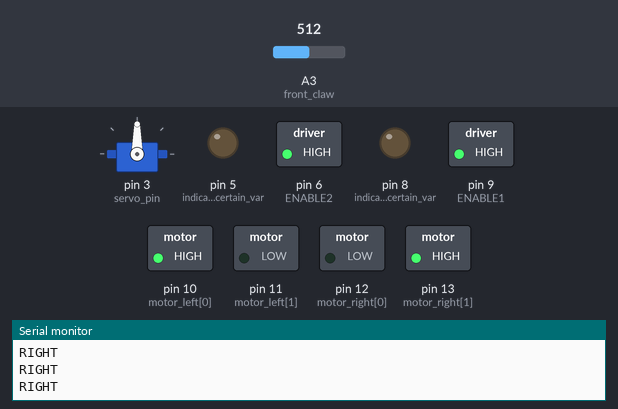
Recording of a sketch running on a simulated Arduino Uno, built with avr-gcc and run on an emulated ATmega328P. Shown: servo, switched loads named in the sketch (green lamp = pin HIGH), output pins drawn as LEDs (lit = HIGH), the last lines printed to the serial monitor. Inputs (shaded band) come from the test bench; at power-on: A3 (front_claw) = 512.

Above: at 1.2 s.
1.3 s: A3 (front_claw) set to 991
4.3 s: A3 (front_claw) set to 1017
5.8 s: A3 (front_claw) set to 962
8.8 s: A3 (front_claw) set to 939
At 10.0 s:
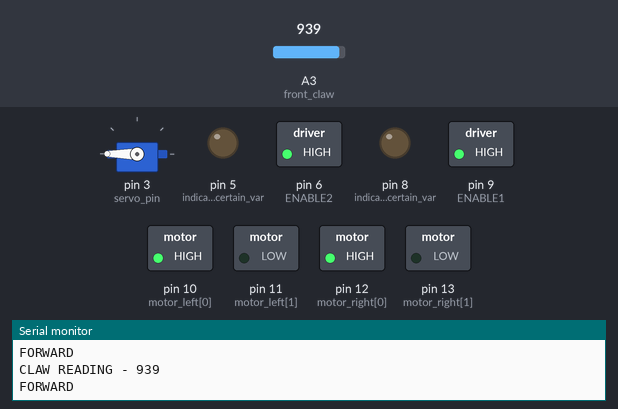
10.3 s: A3 (front_claw) set to 713
13.3 s: A3 (front_claw) set to 685
At 14.3 s:
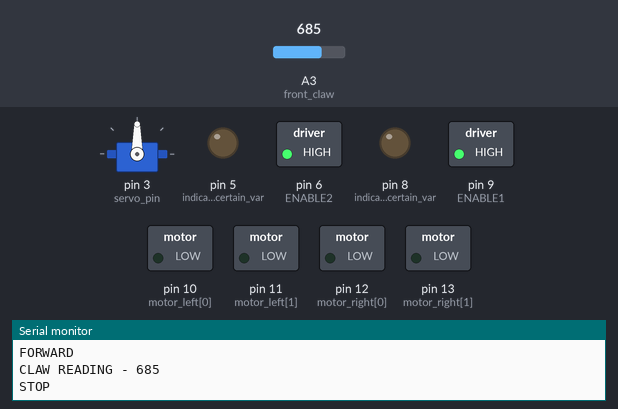
Timing chart, 0 to 15.8 s (numbered marks = the images above; inputs shaded):
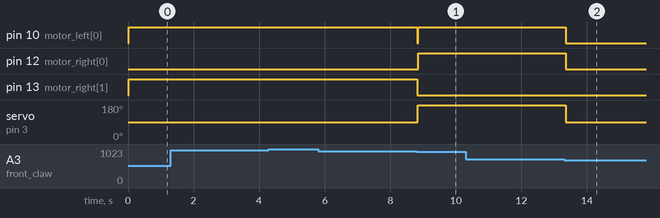

The sketch:

line_counting.ino
```cpp
#include <Servo.h>

// servo stuff
int total = 0;
Servo myServo;  // create a servo object
int servo_pin = 3;


int motor_right[] = {12,  13};
int motor_left[] = {10, 11};
int ENABLE1 = 9;
int ENABLE2 = 6;
int reverse;
// analog read pins of the line readers
int left = A0;
int right = A1;

// line following sensors
int left_middle = A0;
int middle = A1;
int right_middle = A2;

// front sensor
int front_claw = A3;

// driving states
String state="";
String prev_state="";

// timing for line counting
long previousMillis = 0;
int onTime = 250;

// index along path
int index = 0;

//int target[] = {3,1};

// LINE COUNTING
int path[] = {1}; // SET THIS TO DESIRED NUMBER OF STRAIGHT LINES WANTED along each path
                  // this needs to be determined dynamically with simple coordinates in
                  // the future
int lines_so_far= 0;
int total_paths = 1;

// TURNING
// direction of bot
// 1: East (+x direction)
// 2: South (+y direction)
// 3: West (-x direction)
// 4: North (-y direction)
int dire = 1;

// target direction (testing for now)
int directions[]= {1}; // 2 = SOUTH -> need to direction associated with each path.


// control variables
boolean ENABLE_COUNT = true;
boolean DONE = false;
boolean REFRACT = false;
boolean LEFT = false;

// read state
int line_read[] = {LOW, LOW}; // 0 is left, 1 is right
void setup()
{
   Serial.begin(9600);
myServo.attach(servo_pin);
  myServo.write(90); // close it first

  // Setup motors
  int i;
  for(i = 0; i < 2; i++){
    pinMode(motor_left[i], OUTPUT);
    pinMode(motor_right[i], OUTPUT);
  }
  pinMode(ENABLE1, OUTPUT);
  pinMode(ENABLE2, OUTPUT);
   analogWrite(ENABLE1, 255);//half motor speed
  analogWrite(ENABLE2, 255);//half motor speed
  reverse = 0;
  pinMode(5, OUTPUT); // indicator for certain variables
    pinMode(8, OUTPUT); // indicator for certain variables


    //determine_path();


}

//void determine_path(){
//    path[0] = target[0];
//  path[1] = target[1];
//    if(path[0] >= 0)
//  {
//     directions[0] = 1;
//  }
//  else
//  {
//     directions[0] = 3;
//  }
//
//  if(path[1] >= 0)
//  {
//     directions[1] = 2;
//  }
//  else
//  {
//    directions[2]= 4;
//  }
//}

void loop()
{
drive();
}

int check_rotate(){
  // get difference to determine orientation required
  int dif = directions[index] - dire;
//  Serial.println(dif);

  switch(dif){
    case 0:
      break;
    case -3:
      turn(false);
      break;
    case -2:
      turn(false);
      break;
    case -1:
      turn(true);
      break;
    case 1:
      turn(false);
      break;
    case 2:
      turn(false);
      break;
    case 3:
      turn(true);
      break;
  }
  return dif; // if 0, then direction is good and can proceed with motion
}

void turn(boolean dir){
  int left_m =  read_line(left_middle);
  int mid =  read_line(middle);
  int right_m =  read_line(right_middle);
  int first_time = 0;
  int wait = 250;
  boolean reversing = true, turning = true;
  read_lines(left, right);

  analogWrite(ENABLE1, 255);
    analogWrite(ENABLE2, 255);

 first_time = millis();
 while(millis() - first_time <= wait)
 {
    state = "FORWARD";
   choose_drive();
 }
 first_time = millis();
 while(millis() - first_time <=wait*2)
 {
   if(dir)
    {
       state = "LEFT";
    }
    else
    {
       state = "RIGHT";
    }
    choose_drive();
    Serial.println("AUTO TURN");
 }
 mid = read_line(middle);
 while(!(mid||left_m||right_m)){
    if(dir)
    {
       state = "LEFT";
    }
    else
    {
       state = "RIGHT";
    }
    choose_drive();
      left_m =  read_line(left_middle);
  mid =  read_line(middle);
  right_m =  read_line(right_middle);
    Serial.println("ALIGN with middle - " + mid);
  }

  state = "STOP";
  choose_drive();
  if(dir)
  {
    if(dire == 1)
    {
       dire = 4;
    }
    else{
      dire -=1;
    }
  }
  else
  {
    if(dire == 4)
    {
       dire = 1;
    }
    else{
       dire += 1;
    }
  }

  // turn successful
  left_m =  read_line(left_middle);
  mid =  read_line(middle);
  right_m =  read_line(right_middle);
  Serial.println("LEFT - " + String(left_m) + ", MID - " + String(mid) + ", RIGHT - " + String(right_m));
  ENABLE_COUNT = false;
  analogWrite(ENABLE1,125);

  analogWrite(ENABLE2,125);
}

int align(boolean reversing)
{
    // ensure the alignment with the front line is correct
    int left_m = read_line(left_middle);
    int mid = read_line(middle);
    int right_m = read_line(right_middle);
    Serial.print(" ALIGNING: ( " + String(left_m) + ", " + String(mid) + ", " + String(right_m) + ") - ");
    reverse = false;
    if(!left_m && !right_m) // black is true, white is false
    {
        Serial.print(" Middle is triggered - ");
        ENABLE_COUNT = true;
        reverse = reversing;
        state = "FORWARD";
        REFRACT = false;
        return 0;
    }
    else if ((mid && left_m || mid && right_m || left_m && right_m) && ENABLE_COUNT)
    {
       Serial.print("Line crossing - count down");
       ENABLE_COUNT = false;
       state = "FORWARD";
       REFRACT=false;
       return 1;
    }
    else if(!REFRACT)
    {
        if(!right_m && left_m) // right of line
        {
          Serial.print(" -  RIGHT OF LINE - ");
          LEFT = false;
          state = "LEFT";
          REFRACT = true;
        }
        else if(!left_m && right_m) // left of line
        {
          Serial.print(" -  LEFT OF LINE - ");
          LEFT = true;
          REFRACT = true;
           state = "RIGHT";
        }
    }
    return 0;


}

int read_line(int pin)
{
  int left_read = analogRead(pin);
 // Serial.print(" - PIN READ - " + String(left_read) + " - ");
  if (left_read < 200) // bias to trigger black easier
  {
      return 0; //white
  }
  else
  {
        return 1; //black
  }
}
void read_lines(int pin1, int pin2){
  int left_read = analogRead(pin1);
  int right_read = analogRead(pin2);
  if (right_read < 700)
  {
   line_read[1] = 0;
  }
  else
  {
     line_read[1] = 1;
  }
 // Serial.print("LEFT: "+ String(line_read[0])+  ", VAL: "+ String(left_read)+ " -  RIGHT: " + String(line_read[1]) + ", VAL: " + String(right_read));
}

void get_ball()
{
  // in front of leg now
  // rotate towards the brushes until ~1000
  int stamp = 0;
  int drive_time = 100;
  int first_val = 0;
  int second_val = 0;
  int brush_thresh = 950;
  analogWrite(ENABLE1, 255);
  analogWrite(ENABLE2, 255);
  Serial.println("GETTING BALL");
  while(analogRead(front_claw) < 1000)
  {
      choose_drive("RIGHT");
  }
    choose_drive("STOP");
    stamp = millis();
  while(millis() - stamp < drive_time)
  { choose_drive("RIGHT");
  }
  stamp = millis();
//  while(millis() - stamp < drive_time)
//  {
//    Serial.println("LOOKING FOR BRUSHES");
//    choose_drive("FORWARD");
//
//  }
  choose_drive("STOP");
  // start drive-rotate process
  while(true){
    first_val=analogRead(front_claw);
    if(first_val < brush_thresh)
    {
      Serial.println(first_val);
      break;
    }
    else
    {
        stamp = millis();
        while(millis() - stamp < drive_time/2)
         choose_drive("RIGHT");

        choose_drive("STOP");
    }
  }
  Serial.println("FUOND THIS SHIT");
  // open claw
  myServo.write(180);
  first_val = analogRead(front_claw);

  while(first_val > 700)
  {
     choose_drive("FORWARD");
       first_val = analogRead(front_claw);
       Serial.println("CLAW READING - " + String(first_val));
  }
  choose_drive("STOP");
  myServo.write(90);

}

void drive(){

  if(DONE){

    return;
  }
  if(check_rotate()){
    return;
  }


  if(lines_so_far == path[index])
   {
      state = "STOP";
      choose_drive();
      lines_so_far = 0;
      index += 1;
        if(index == total_paths)
        {
          DONE = true;
              get_ball();
          return;
        }
      return;

   }
//   if(millis() - previousMillis >= onTime)
//   {
//       digitalWrite(8, HIGH);
//   }
//   else{
//      digitalWrite(8, LOW);
//   }
//  // both black
//   if (left_read && right_read)
//   {
//
//
//        state="FORWARD";
//      // we were previously on white, now disable counting until
//      // on white again
//      if(ENABLE_COUNT && millis() - previousMillis >= onTime){
//        ENABLE_COUNT = false;
//        lines_so_far += 1;
//      }
//
//   }
//
//   else if(!left_read && !right_read)
//   {
//     // if previously disabled, reenable now
//     if(!ENABLE_COUNT)
//     {
//         ENABLE_COUNT = true;
//         previousMillis = millis();
//
//     }
//   }

  lines_so_far += align(false);
  choose_drive();


}
void choose_drive(String s){
   state = s;
  choose_drive();
}
void choose_drive()
{
 Serial.println(state);
 if(state != prev_state){
   if(state == "FORWARD")
      drive_forward();
   else if(state == "STOP")
      motor_stop();
   else if(state == "LEFT")
      turn_left();
   else if(state == "RIGHT")
      turn_right();

 }
 prev_state = state;

}

void motor_stop(){
  digitalWrite(motor_left[0], LOW);
  digitalWrite(motor_left[1], LOW);

  digitalWrite(motor_right[0], LOW);
  digitalWrite(motor_right[1], LOW);

}

void drive_forward(){
  digitalWrite(motor_left[0], HIGH^reverse);
  digitalWrite(motor_left[1], LOW^reverse);

  digitalWrite(motor_right[0], HIGH^reverse);
  digitalWrite(motor_right[1], LOW^reverse);
}

void drive_backward(){
  digitalWrite(motor_left[0], LOW^reverse);
  digitalWrite(motor_left[1], HIGH^reverse);

  digitalWrite(motor_right[0], LOW^reverse);
  digitalWrite(motor_right[1], HIGH^reverse);
}

void turn_left(){
  digitalWrite(motor_left[0], LOW^reverse);
  digitalWrite(motor_left[1], HIGH^reverse);

  digitalWrite(motor_right[0], HIGH^reverse);
  digitalWrite(motor_right[1], LOW^reverse);
}

void turn_right(){
  digitalWrite(motor_left[0], HIGH^reverse);
  digitalWrite(motor_left[1], LOW^reverse);

  digitalWrite(motor_right[0], LOW^reverse);
  digitalWrite(motor_right[1], HIGH^reverse);
}

void right_only(){
  digitalWrite(motor_left[0], LOW);
  digitalWrite(motor_left[1], LOW);

  digitalWrite(motor_right[0], HIGH);
  digitalWrite(motor_right[1], LOW);
}

void left_only(){
  digitalWrite(motor_left[0], HIGH);
  digitalWrite(motor_left[1], LOW);

  digitalWrite(motor_right[0], LOW);
  digitalWrite(motor_right[1], LOW);
}
```

Measured:
- the behaviour switches between 701 and 700 on A3 (front_claw) (found by bisection; images 1 and 2)
- after the input at 8.8 s, pin 10 (motor_left[0]): HIGH → LOW at once, → HIGH 0.03 s later; pin 12 (motor_right[0]): LOW → HIGH after 0.05 s; pin 13 (motor_right[1]): HIGH → LOW at once; servo on pin 3 (servo_pin): 90° → 180° after 0.05 s
- after the input at 13.3 s, pin 10 (motor_left[0]), pin 12 (motor_right[0]): HIGH → LOW after 0.05 s; servo on pin 3 (servo_pin): 180° → 90° after 0.05 s
